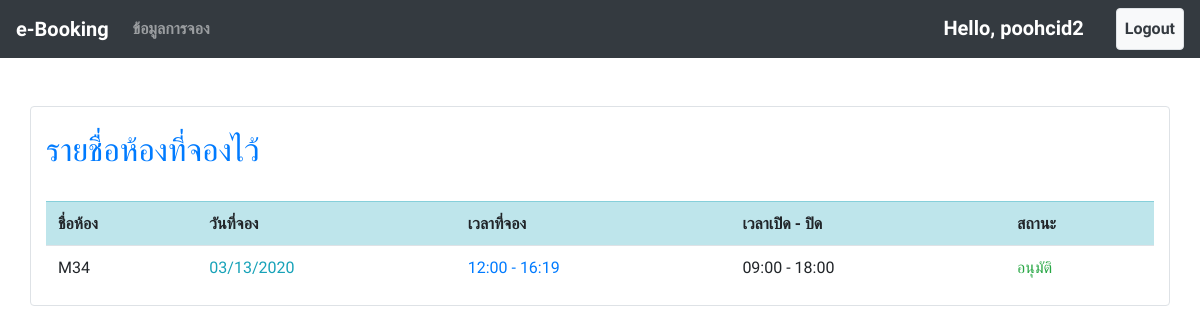
Before: /book_list/ (signed in) with the older database file.
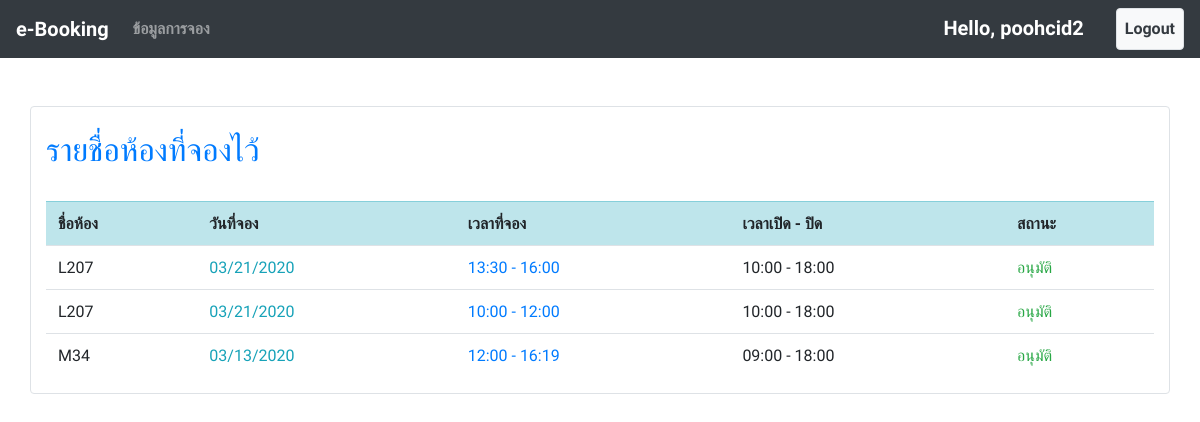
After: the same page with the newer database file.
### booking/models.py (models this page shows, shortened)
class Booking(models.Model):
    room = models.ForeignKey(Room, on_delete=models.CASCADE, null=True)
    date = models.DateField()
    start_time = models.TimeField()
    end_time = models.TimeField(null=True)
    description = models.TextField()
    status = models.CharField(null=True, default=None, choices=(
        ("รออนุมัติ", "Unknow"),
        ("ไม่อนุมัติ", "No"),
        ("อนุมัติ", "Yes")
    ), max_length=100)
    status_remark = models.TextField(null=True, blank=True)
    book_by = models.ForeignKey(User, on_delete=models.CASCADE, null=True)
    book_date = models.DateField(auto_now=True)

class Room(models.Model):
    name = models.CharField(max_length=100)
    open_time = models.TimeField()
    close_time = models.TimeField()
    capacity = models.IntegerField(default=0)

### booking/views.py (the view)
# urls.py: path('book_list/', views.book_list, name="book_list"),
@login_required
@permission_required('booking.view_booking')
def book_list(request):
    context = {
        "books" : Booking.objects.filter(book_by=request.user).order_by('book_date')[::-1],
        "user" : request.user
    }
    return render(request, 'book_list.html', context=context)

### booking/templates/book_list.html
{% extends "base.html" %}
{% block content %}
    <br><br>
    <div class="container border rounded bg-white">
        <br>
        <h2 class="text-primary">รายชื่อห้องที่จองไว้</h2>
        <br>
        <table class="table">
            <tr class="table-Info">
                <th>ชื่อห้อง</th>
                <th>วันที่จอง</th>
                <th>เวลาที่จอง</th>
                <th>เวลาเปิด - ปิด</th>
                <th>สถานะ</th>
            </tr>
            {% for book in books %}
            <tr>
                <td>{{ book.room.name }}</td>
                <td class="text-info">{{ book.date|date:"SHORT_DATE_FORMAT" }}</td>
                <td class="text-primary">{{ book.start_time|date:"H:i" }} - {{ book.end_time|date:"H:i" }}</td>
                <td>{{ book.room.open_time|date:"H:i" }} - {{ book.room.close_time|date:"H:i" }}</td>
                <td><span class="text-{% if book.status == 'อนุมัติ' %}success{% endif %}{% if book.status == 'ไม่อนุมัติ' %}danger{% endif %}">
                        {% if book.status == 'ไม่อนุมัติ' %}
                        <a href="#" class="text-danger" onclick="alert('เพราะ {{ book.status_remark }}')">{{ book.status }}</a>
                        {% else %}
                        {{ book.status|default_if_none:"รออนุมัติ" }}
                        {% endif %}
                    </span>
                </td>
            </tr>
            {% endfor %}
        </table>
    </div>
{% endblock content %}

### templates/base.html (shortened to what this page needs)
{% load static %}
<html lang="en">
<head>
    <link rel="stylesheet" href="{% static 'css/bootstrap.min.css' %}">
    <link rel="stylesheet" href="{% static 'css/gijgo.css' %}" />
    <link rel="stylesheet" href="{% static 'css/gijgo.min.css' %}" />
</head>
</head>
<body>
    <nav class="navbar navbar-expand-sm bg-dark navbar-dark">
        <a class="navbar-brand" href="\">e-Booking</a>
        <div class="collapse navbar-collapse" id="collapsibleNavbar">
            <ul class="navbar-nav">
                {% if user.is_authenticated %}
                    {% if perms.booking.view_booking %}
                    <li class="nav-item">
                        <a class="nav-link" href="/book_list/">ข้อมูลการจอง</a>
                    </li>
                    {% endif %}
                {% endif %}
            </ul>
            <ul class="navbar-nav ml-auto">
                {% if user.is_authenticated %}
                    <li class="nav-item"><span class="navbar-brand">Hello, {{ user.username }}</span></li>
                    <li class="nav-item"></li>
                    <li class="nav-item"><a href="/account/book_logout/" class="nav-link bg-light text-dark border rounded">Logout</a></li>
                {% else %}
                    <li class="nav-item"><a href="/account/book_register/" class="nav-link bg-light text-dark border rounded">Sign up</a></li>
                    <li class="nav-item"><span class="navbar-brand text-dark"></span></li>
                    <li class="nav-item"><a href="/account/book_login/" class="nav-link">Login</a></li>
                {% endif %}
            </ul>
        </div>
    </nav>
    {% block content %}
    {% endblock content %}
</body>
</html>

### templates/base.html (style rules this page uses)
nav { font-weight: bold; }
body { font-family: 'Prompt', sans-serif; }

Changed rows visible on the page:
added Booking: room.name "L207", date "03/21/2020", start_time "13:30", end_time "16:00", room.open_time "10:00", room.close_time "18:00", status "อนุมัติ"
added Booking: room.name "L207", date "03/21/2020", start_time "10:00", end_time "12:00", room.open_time "10:00", room.close_time "18:00", status "อนุมัติ"
